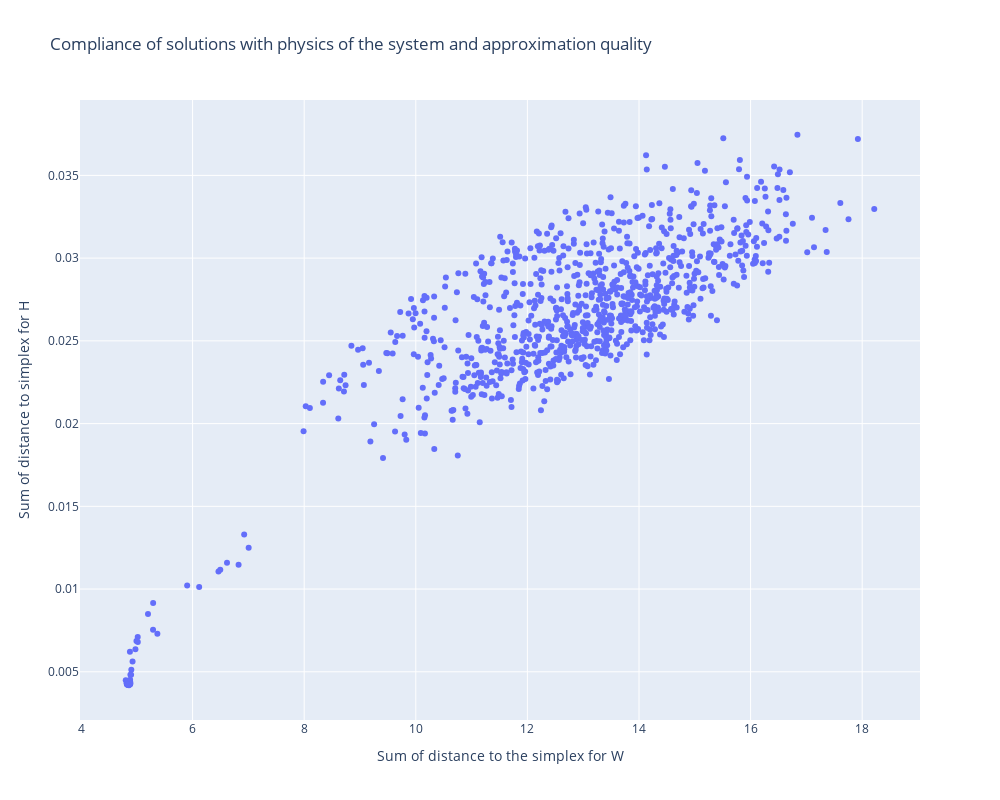

This figure's notebook cell:
### Code cell
import plotly.graph_objects as go

# Create a scatter plot
fig = go.Figure(
    data=go.Scatter(
        x=W_sum_dist_simplex,
        y=H_sum_dist_unit,
        mode='markers',
        hoverinfo='text',
        text=[f'Index: {i}' for i in range(len(W_sum_dist_simplex))]
        )
    )

# Add labels and title
fig.update_layout(
    xaxis_title='Sum of distance to the simplex for W',
    yaxis_title='Sum of distance to simplex for H',
    title='Compliance of solutions with physics of the system and approximation quality',
    height=800,
    width=1000
)

### Figure 1 — Plotly figure (JSON) as saved in the notebook; plotly's stock layout.template omitted (floating-point values rounded to 4 significant figures; data arrays with more than 128 entries replaced by an {"elided": "..."} marker saying what was removed)
{"data": [{"hoverinfo": "text", "mode": "markers", "text": {"elided": "951 str values"}, "type": "scatter", "x": {"elided": "951 float values"}, "y": {"elided": "951 float values"}}], "layout": {"height": 800, "title": {"text": "Compliance of solutions with physics of the system and approximation quality"}, "width": 1000, "xaxis": {"title": {"text": "Sum of distance to the simplex for W"}}, "yaxis": {"title": {"text": "Sum of distance to simplex for H"}}}}
